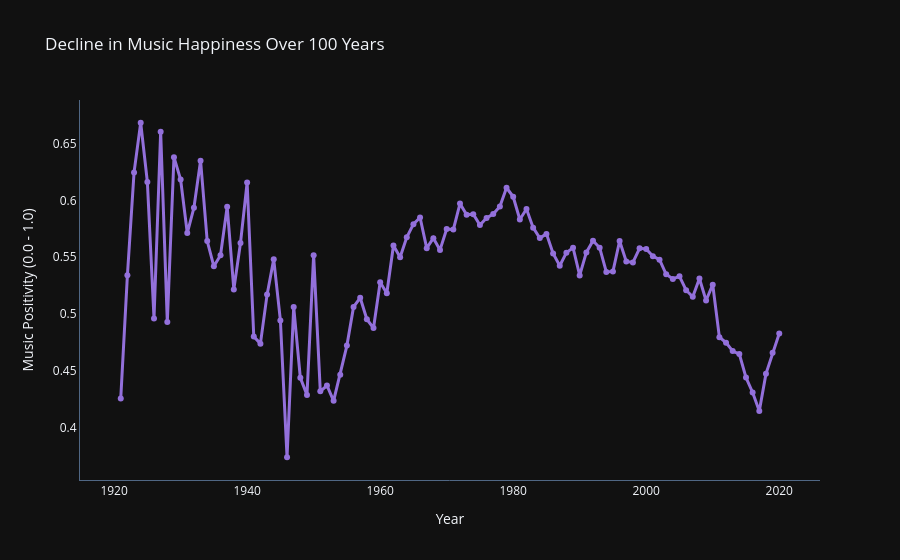

Notebook source saved alongside this figure:
### Markdown cell above
---
## First im going to make two graphs showing happiness overtime

### Code cell
# the music dataset uses valence for happiness
yearlyValence = spotifyStats.groupby('year')['valence'].mean().reset_index();
yearlyHappiness = happinessScores.groupby('Year')['NormalizedScores'].mean().reset_index();

musicYears = go.Figure();
musicYears.add_trace(go.Scatter(
    x = yearlyValence['year'],
    y = yearlyValence['valence'],
    mode = 'lines+markers',
    name = 'Music Happiness (Valence)',
    line = dict(color = 'mediumpurple', width = 3)
));

musicYears.update_layout(
    title = 'Decline in Music Happiness Over 100 Years',
    xaxis_title = 'Year',
    yaxis_title = 'Music Positivity (0.0 - 1.0)',
    template = 'simple_white+plotly_dark'
);

musicYears.show();

### Figure 1 — Plotly figure (JSON) as saved in the notebook; plotly's stock layout.template omitted (floating-point values rounded to 4 significant figures)
{"data": [{"line": {"color": "mediumpurple", "width": 3}, "mode": "lines+markers", "name": "Music Happiness (Valence)", "x": [1921, 1922, 1923, 1924, 1925, 1926, 1927, 1928, 1929, 1930, 1931, 1932, 1933, 1934, 1935, 1936, 1937, 1938, 1939, 1940, 1941, 1942, 1943, 1944, 1945, 1946, 1947, 1948, 1949, 1950, 1951, 1952, 1953, 1954, 1955, 1956, 1957, 1958, 1959, 1960, 1961, 1962, 1963, 1964, 1965, 1966, 1967, 1968, 1969, 1970, 1971, 1972, 1973, 1974, 1975, 1976, 1977, 1978, 1979, 1980, 1981, 1982, 1983, 1984, 1985, 1986, 1987, 1988, 1989, 1990, 1991, 1992, 1993, 1994, 1995, 1996, 1997, 1998, 1999, 2000, 2001, 2002, 2003, 2004, 2005, 2006, 2007, 2008, 2009, 2010, 2011, 2012, 2013, 2014, 2015, 2016, 2017, 2018, 2019, 2020], "y": [0.4255, 0.5341, 0.6248, 0.6686, 0.6164, 0.496, 0.6607, 0.493, 0.6382, 0.6185, 0.5713, 0.5936, 0.6352, 0.5643, 0.542, 0.5517, 0.5946, 0.5216, 0.5625, 0.6159, 0.4801, 0.4738, 0.517, 0.5482, 0.4943, 0.3736, 0.5061, 0.4436, 0.4286, 0.5518, 0.4318, 0.4369, 0.4234, 0.4465, 0.4721, 0.5061, 0.5143, 0.4953, 0.4875, 0.5279, 0.5182, 0.5603, 0.5499, 0.5675, 0.5791, 0.585, 0.558, 0.5668, 0.5565, 0.5749, 0.5744, 0.5973, 0.5875, 0.588, 0.5785, 0.5846, 0.5881, 0.5947, 0.6112, 0.6033, 0.5833, 0.5925, 0.5761, 0.5669, 0.5706, 0.5533, 0.5425, 0.554, 0.5584, 0.5339, 0.5542, 0.5645, 0.5585, 0.537, 0.5375, 0.5643, 0.5463, 0.5454, 0.5578, 0.5573, 0.551, 0.5478, 0.5349, 0.5309, 0.5332, 0.5209, 0.5151, 0.5313, 0.5118, 0.5258, 0.4795, 0.4747, 0.4672, 0.4646, 0.4439, 0.4308, 0.4145, 0.4471, 0.4659, 0.4828], "type": "scatter"}], "layout": {"title": {"text": "Decline in Music Happiness Over 100 Years"}, "xaxis": {"title": {"text": "Year"}}, "yaxis": {"title": {"text": "Music Positivity (0.0 - 1.0)"}}}}
